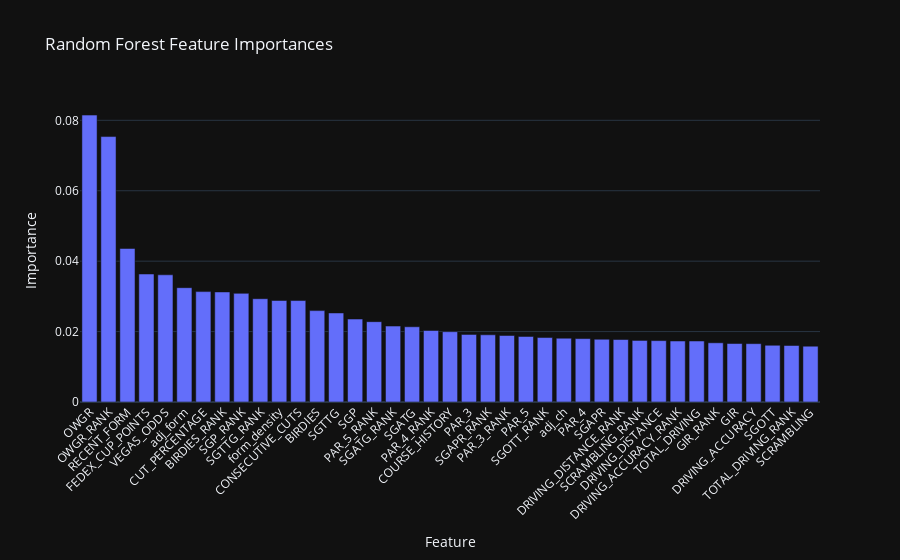

Notebook code for this chart:
### Markdown cell above
Random Forest Training & Feature Importance

Now we train on all the data (no longer cross-validation folds) and extract the feature importance to see how it compares with linear correlations.

### Code cell
from sklearn.ensemble import RandomForestClassifier
from sklearn.calibration import CalibratedClassifierCV
from sklearn.preprocessing import StandardScaler
from imblearn.pipeline import Pipeline
from imblearn.over_sampling import SMOTE
from imblearn.under_sampling import RandomUnderSampler
import pandas as pd
import plotly.express as px

# === Resample the full dataset ===
over = SMOTE(sampling_strategy=0.5, k_neighbors=3)
under = RandomUnderSampler(sampling_strategy=0.5)
resample_pipeline = Pipeline([("o", over), ("u", under)])
X_all_resampled, y_all_resampled = resample_pipeline.fit_resample(
    training_df[feature_cols], training_df["TOP_20"]
)

# === Standardize ===
scaler = StandardScaler()
X_all_scaled = scaler.fit_transform(X_all_resampled)

# === Train Calibrated Random Forest ===
base_rf = RandomForestClassifier(random_state=42)
final_model = CalibratedClassifierCV(estimator=base_rf, method="sigmoid", cv=5)
final_model.fit(X_all_scaled, y_all_resampled)

# === Aggregate feature importances across all CV folds ===
all_importances = np.array([
    est.estimator.feature_importances_ for est in final_model.calibrated_classifiers_
])
mean_importance = all_importances.mean(axis=0)

importance_df = pd.DataFrame({
    "Feature": feature_cols,
    "Importance": mean_importance
}).sort_values(by="Importance", ascending=False)

# === Plot feature importances ===
fig = px.bar(
    importance_df,
    x="Feature",
    y="Importance",
    title="Random Forest Feature Importances",
    template="plotly_dark"
)
fig.update_layout(xaxis_tickangle=-45)
fig.show()

### Figure 1 — Plotly figure (JSON) as saved in the notebook; plotly's stock layout.template omitted (floating-point values rounded to 4 significant figures)
{"data": [{"hovertemplate": "Feature=%{x}<br>Importance=%{y}<extra></extra>", "legendgroup": "", "marker": {"color": "#636efa", "pattern": {"shape": ""}}, "name": "", "orientation": "v", "showlegend": false, "textposition": "auto", "type": "bar", "x": ["OWGR", "OWGR_RANK", "RECENT_FORM", "FEDEX_CUP_POINTS", "VEGAS_ODDS", "adj_form", "CUT_PERCENTAGE", "BIRDIES_RANK", "SGP_RANK", "SGTTG_RANK", "form_density", "CONSECUTIVE_CUTS", "BIRDIES", "SGTTG", "SGP", "PAR_5_RANK", "SGATG_RANK", "SGATG", "PAR_4_RANK", "COURSE_HISTORY", "PAR_3", "SGAPR_RANK", "PAR_3_RANK", "PAR_5", "SGOTT_RANK", "adj_ch", "PAR_4", "SGAPR", "DRIVING_DISTANCE_RANK", "SCRAMBLING_RANK", "DRIVING_DISTANCE", "DRIVING_ACCURACY_RANK", "TOTAL_DRIVING", "GIR_RANK", "GIR", "DRIVING_ACCURACY", "SGOTT", "TOTAL_DRIVING_RANK", "SCRAMBLING"], "xaxis": "x", "y": [0.08148, 0.07538, 0.0436, 0.03635, 0.03612, 0.03247, 0.03135, 0.03126, 0.03085, 0.02934, 0.02882, 0.02881, 0.02595, 0.02529, 0.02356, 0.02282, 0.02156, 0.02136, 0.02031, 0.01997, 0.01919, 0.01908, 0.01889, 0.01862, 0.01831, 0.01811, 0.018, 0.01782, 0.01774, 0.01748, 0.01743, 0.01732, 0.01732, 0.01681, 0.01661, 0.01657, 0.0161, 0.01605, 0.01586], "yaxis": "y"}], "layout": {"barmode": "relative", "legend": {"tracegroupgap": 0}, "title": {"text": "Random Forest Feature Importances"}, "xaxis": {"anchor": "y", "domain": [0, 1], "tickangle": -45, "title": {"text": "Feature"}}, "yaxis": {"anchor": "x", "domain": [0, 1], "title": {"text": "Importance"}}}}
